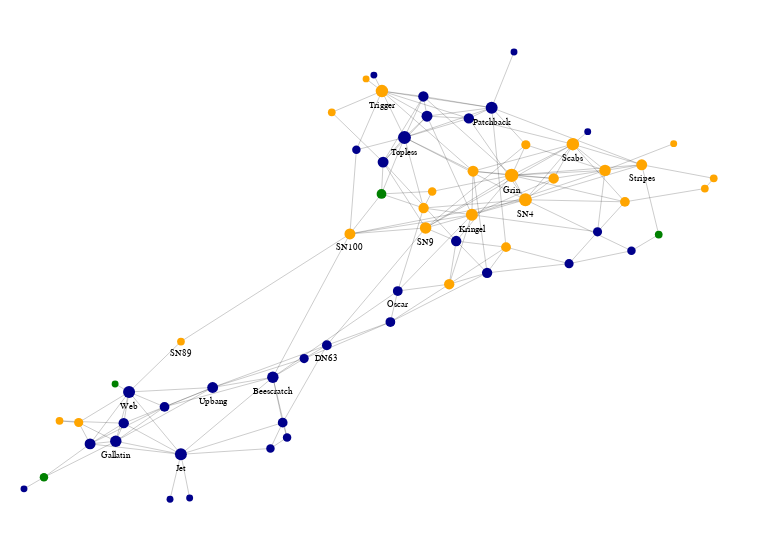

Source (notebook cell):
### Markdown cell above
Plot the network, using
- degree centrality to size the nodes
- sex for node colour, noting that sex was not known for 4 individuals
- selective labelling based on high centrality scores
- non-default text font

### Code cell
alph(
    G,
    layout_fn=lambda g: 
        layout.force_atlas(g, strongGravityMode=False, gravity=2, seed=33
    ),
    node_args=dict(
        size=alt.Size(
            "degree_centrality", scale=alt.Scale(domain=[0,0.5], range=[6**2, 20**2]), legend=None
        ),
        fill=alt.Color(
            "sex", scale=alt.Scale(domain=["M", "F", "U"], range=["darkblue", "orange", "green"]), legend=None
        ),
        tooltip_attrs=["label", "sex"],
        label_attr=alt.condition(
            (alt.datum.degree_centrality > 0.14) | (alt.datum.betweenness_centrality > 0.05),
            "label",
            alt.value("")
        ),
        label_offset=8,
        label_size=9,
    ),
    edge_args=dict(
        color="black",
        opacity=0.4,
        strokeWidth=alt.value(0.5),
    ),
).configure_view(
    stroke="transparent"
).configure_text(
    font="Verdana, Sans"
).properties(
    width=720, height=500, padding=20
)

### Figure 1 — Vega-Lite specification as saved in the notebook (floating-point values rounded to 4 significant figures; data arrays with more than 128 entries replaced by an {"elided": "..."} marker saying what was removed)
{"$schema": "https://vega.github.io/schema/vega-lite/v4.17.0.json", "config": {"text": {"font": "Verdana, Sans"}, "view": {"continuousHeight": 300, "continuousWidth": 400, "stroke": "transparent"}}, "datasets": {"data-5fa9cd9eb60a369b54a130b950e9d02f": {"elided": "318 records"}, "data-ae4ea019c4c04f969e9e65c77e663cb5": [{"__node_r": 5.187, "__node_size": 107.6, "__y_label": 265.8, "betweenness_centrality": 0.01908, "degree_centrality": 0.09836, "label": "Beak", "sex": "M", "x": 420.2, "y": 278.9}, {"__node_r": 5.733, "__node_size": 131.5, "__y_label": 129.0, "betweenness_centrality": 0.2133, "degree_centrality": 0.1311, "label": "Beescratch", "sex": "M", "x": 241.9, "y": 142.8}, {"__node_r": 4.575, "__node_size": 83.74, "__y_label": 243.8, "betweenness_centrality": 0.009073, "degree_centrality": 0.06557, "label": "Bumper", "sex": "M", "x": 529.9, "y": 256.3}, {"__node_r": 4.237, "__node_size": 71.8, "__y_label": 316.4, "betweenness_centrality": 0.002374, "degree_centrality": 0.04918, "label": "CCL", "sex": "F", "x": 396.8, "y": 328.6}, {"__node_r": 3.462, "__node_size": 47.93, "__y_label": 433.4, "betweenness_centrality": 0, "degree_centrality": 0.01639, "label": "Cross", "sex": "M", "x": 340.2, "y": 444.9}, {"__node_r": 4.575, "__node_size": 83.74, "__y_label": 84.88, "betweenness_centrality": 0.00438, "degree_centrality": 0.06557, "label": "DN16", "sex": "F", "x": 53.16, "y": 97.46}, {"__node_r": 5.187, "__node_size": 107.6, "__y_label": 83.63, "betweenness_centrality": 0.02937, "degree_centrality": 0.09836, "label": "DN21", "sex": "M", "x": 96.94, "y": 96.82}, {"__node_r": 4.891, "__node_size": 95.67, "__y_label": 161.9, "betweenness_centrality": 0.1182, "degree_centrality": 0.08197, "label": "DN63", "sex": "M", "x": 294.4, "y": 174.7}, {"__node_r": 5.187, "__node_size": 107.6, "__y_label": 298.8, "betweenness_centrality": 0.02237, "degree_centrality": 0.09836, "label": "Double", "sex": "F", "x": 388.5, "y": 312.0}, {"__node_r": 5.467, "__node_size": 119.5, "__y_label": 62.64, "betweenness_centrality": 0.02089, "degree_centrality": 0.1148, "label": "Feather", "sex": "M", "x": 64.24, "y": 76.1}, {"__node_r": 4.891, "__node_size": 95.67, "__y_label": 260.0, "betweenness_centrality": 0.01609, "degree_centrality": 0.08197, "label": "Fish", "sex": "F", "x": 468.6, "y": 272.8}, {"__node_r": 3.462, "__node_size": 47.93, "__y_label": 429.6, "betweenness_centrality": 0, "degree_centrality": 0.01639, "label": "Five", "sex": "F", "x": 332.6, "y": 441.1}, {"__node_r": 3.462, "__node_size": 47.93, "__y_label": 376.9, "betweenness_centrality": 0, "degree_centrality": 0.01639, "label": "Fork", "sex": "M", "x": 548.1, "y": 388.4}, {"__node_r": 5.733, "__node_size": 131.5, "__y_label": 65.02, "betweenness_centrality": 0.05285, "degree_centrality": 0.1311, "label": "Gallatin", "sex": "M", "x": 89.24, "y": 78.76}, {"__node_r": 6.694, "__node_size": 179.2, "__y_label": 330.0, "betweenness_centrality": 0.06197, "degree_centrality": 0.1967, "label": "Grin", "sex": "F", "x": 474.1, "y": 344.7}, {"__node_r": 5.467, "__node_size": 119.5, "__y_label": 344.4, "betweenness_centrality": 0.03329, "degree_centrality": 0.1148, "label": "Haecksel", "sex": "M", "x": 349.1, "y": 357.9}, {"__node_r": 5.187, "__node_size": 107.6, "__y_label": 328.4, "betweenness_centrality": 0.003305, "degree_centrality": 0.09836, "label": "Hook", "sex": "F", "x": 515.0, "y": 341.5}, {"__node_r": 5.988, "__node_size": 143.4, "__y_label": 51.7, "betweenness_centrality": 0.1143, "degree_centrality": 0.1475, "label": "Jet", "sex": "M", "x": 152.5, "y": 65.69}, {"__node_r": 5.467, "__node_size": 119.5, "__y_label": 390.4, "betweenness_centrality": 0.01485, "degree_centrality": 0.1148, "label": "Jonah", "sex": "M", "x": 391.8, "y": 403.8}, {"__node_r": 4.575, "__node_size": 83.74, "__y_label": 148.8, "betweenness_centrality": 0.01331, "degree_centrality": 0.06557, "label": "Knit", "sex": "M", "x": 272.4, "y": 161.4}, {"__node_r": 5.988, "__node_size": 143.4, "__y_label": 291.2, "betweenness_centrality": 0.1026, "degree_centrality": 0.1475, "label": "Kringel", "sex": "F", "x": 435.4, "y": 305.2}, {"__node_r": 5.187, "__node_size": 107.6, "__y_label": 388.4, "betweenness_centrality": 0.0127, "degree_centrality": 0.09836, "label": "MN105", "sex": "M", "x": 432.5, "y": 401.6}, {"__node_r": 3.462, "__node_size": 47.93, "__y_label": 9.35, "betweenness_centrality": 0, "degree_centrality": 0.01639, "label": "MN23", "sex": "M", "x": 142.0, "y": 20.81}, {"__node_r": 4.237, "__node_size": 71.8, "__y_label": 357.9, "betweenness_centrality": 0.04218, "degree_centrality": 0.04918, "label": "MN60", "sex": "M", "x": 323.2, "y": 370.2}, {"__node_r": 5.187, "__node_size": 107.6, "__y_label": 410.4, "betweenness_centrality": 0.007383, "degree_centrality": 0.09836, "label": "MN83", "sex": "M", "x": 388.3, "y": 423.6}, {"__node_r": 4.237, "__node_size": 71.8, "__y_label": 59.26, "betweenness_centrality": 0.001644, "degree_centrality": 0.04918, "label": "Mus", "sex": "M", "x": 239.6, "y": 71.5}, {"__node_r": 4.237, "__node_size": 71.8, "__y_label": 70.36, "betweenness_centrality": 0.004362, "degree_centrality": 0.04918, "label": "Notch", "sex": "M", "x": 255.8, "y": 82.59}, {"__node_r": 4.891, "__node_size": 95.67, "__y_label": 84.45, "betweenness_centrality": 0.02924, "degree_centrality": 0.08197, "label": "Number1", "sex": "M", "x": 251.5, "y": 97.35}, {"__node_r": 4.891, "__node_size": 95.67, "__y_label": 216.1, "betweenness_centrality": 0.06676, "degree_centrality": 0.08197, "label": "Oscar", "sex": "M", "x": 363.4, "y": 229.0}, {"__node_r": 5.988, "__node_size": 143.4, "__y_label": 398.3, "betweenness_centrality": 0.06553, "degree_centrality": 0.1475, "label": "Patchback", "sex": "M", "x": 454.7, "y": 412.3}, {"__node_r": 4.891, "__node_size": 95.67, "__y_label": 185.1, "betweenness_centrality": 0.03305, "degree_centrality": 0.08197, "label": "PL", "sex": "M", "x": 356.2, "y": 198.0}, {"__node_r": 3.462, "__node_size": 47.93, "__y_label": 10.58, "betweenness_centrality": 0, "degree_centrality": 0.01639, "label": "Quasi", "sex": "M", "x": 161.1, "y": 22.04}, {"__node_r": 4.237, "__node_size": 71.8, "__y_label": 30.49, "betweenness_centrality": 0.03279, "degree_centrality": 0.04918, "label": "Ripplefluke", "sex": "U", "x": 19.39, "y": 42.72}, {"__node_r": 6.232, "__node_size": 155.3, "__y_label": 361.6, "betweenness_centrality": 0.05717, "degree_centrality": 0.1639, "label": "Scabs", "sex": "F", "x": 533.6, "y": 375.8}, {"__node_r": 4.891, "__node_size": 95.67, "__y_label": 305.3, "betweenness_centrality": 0.03269, "degree_centrality": 0.08197, "label": "Shmuddel", "sex": "F", "x": 584.2, "y": 318.2}, {"__node_r": 3.462, "__node_size": 47.93, "__y_label": 456.6, "betweenness_centrality": 0, "degree_centrality": 0.01639, "label": "SMN5", "sex": "M", "x": 476.4, "y": 468.0}, {"__node_r": 5.467, "__node_size": 119.5, "__y_label": 272.6, "betweenness_centrality": 0.2482, "degree_centrality": 0.1148, "label": "SN100", "sex": "F", "x": 316.9, "y": 286.1}, {"__node_r": 6.467, "__node_size": 167.3, "__y_label": 305.8, "betweenness_centrality": 0.1386, "degree_centrality": 0.1803, "label": "SN4", "sex": "F", "x": 487.5, "y": 320.3}, {"__node_r": 5.733, "__node_size": 131.5, "__y_label": 335.9, "betweenness_centrality": 0.04535, "degree_centrality": 0.1311, "label": "SN63", "sex": "F", "x": 564.9, "y": 349.6}, {"__node_r": 3.869, "__node_size": 59.87, "__y_label": 166.6, "betweenness_centrality": 0.07052, "degree_centrality": 0.03279, "label": "SN89", "sex": "F", "x": 152.6, "y": 178.5}, {"__node_r": 5.733, "__node_size": 131.5, "__y_label": 278.4, "betweenness_centrality": 0.1431, "degree_centrality": 0.1311, "label": "SN9", "sex": "F", "x": 390.5, "y": 292.1}, {"__node_r": 4.891, "__node_size": 95.67, "__y_label": 100.2, "betweenness_centrality": 0.02325, "degree_centrality": 0.08197, "label": "SN90", "sex": "M", "x": 136.6, "y": 113.1}, {"__node_r": 5.187, "__node_size": 107.6, "__y_label": 233.9, "betweenness_centrality": 0.02916, "degree_centrality": 0.09836, "label": "SN96", "sex": "M", "x": 450.2, "y": 247.1}, {"__node_r": 5.467, "__node_size": 119.5, "__y_label": 341.8, "betweenness_centrality": 0.06283, "degree_centrality": 0.1148, "label": "Stripes", "sex": "F", "x": 600.6, "y": 355.2}, {"__node_r": 4.575, "__node_size": 83.74, "__y_label": 275.6, "betweenness_centrality": 0.01204, "degree_centrality": 0.06557, "label": "Thumper", "sex": "M", "x": 557.6, "y": 288.1}, {"__node_r": 6.467, "__node_size": 167.3, "__y_label": 368.0, "betweenness_centrality": 0.04067, "degree_centrality": 0.1803, "label": "Topless", "sex": "M", "x": 369.9, "y": 382.5}, {"__node_r": 3.869, "__node_size": 59.87, "__y_label": 329.8, "betweenness_centrality": 0.003008, "degree_centrality": 0.03279, "label": "TR120", "sex": "F", "x": 670.6, "y": 341.7}, {"__node_r": 5.187, "__node_size": 107.6, "__y_label": 222.6, "betweenness_centrality": 0.0232, "degree_centrality": 0.09836, "label": "TR77", "sex": "F", "x": 413.4, "y": 235.8}, {"__node_r": 3.462, "__node_size": 47.93, "__y_label": 124.6, "betweenness_centrality": 0, "degree_centrality": 0.01639, "label": "TR82", "sex": "U", "x": 88.58, "y": 136.1}, {"__node_r": 3.869, "__node_size": 59.87, "__y_label": 319.6, "betweenness_centrality": 0.000929, "degree_centrality": 0.03279, "label": "TR88", "sex": "F", "x": 661.9, "y": 331.5}, {"__node_r": 5.467, "__node_size": 119.5, "__y_label": 335.3, "betweenness_centrality": 0.03341, "degree_centrality": 0.1148, "label": "TR99", "sex": "F", "x": 436.6, "y": 348.8}, {"__node_r": 6.232, "__node_size": 155.3, "__y_label": 414.7, "betweenness_centrality": 0.08468, "degree_centrality": 0.1639, "label": "Trigger", "sex": "F", "x": 348.0, "y": 428.9}, {"__node_r": 4.575, "__node_size": 83.74, "__y_label": 362.6, "betweenness_centrality": 0.01923, "degree_centrality": 0.06557, "label": "TSN103", "sex": "F", "x": 487.9, "y": 375.2}, {"__node_r": 3.869, "__node_size": 59.87, "__y_label": 273.6, "betweenness_centrality": 0.001193, "degree_centrality": 0.03279, "label": "TSN83", "sex": "U", "x": 617.1, "y": 285.4}, {"__node_r": 5.467, "__node_size": 119.5, "__y_label": 119.0, "betweenness_centrality": 0.09912, "degree_centrality": 0.1148, "label": "Upbang", "sex": "M", "x": 183.4, "y": 132.5}, {"__node_r": 3.869, "__node_size": 59.87, "__y_label": 395.8, "betweenness_centrality": 0.0008775, "degree_centrality": 0.03279, "label": "Vau", "sex": "F", "x": 299.2, "y": 407.6}, {"__node_r": 3.869, "__node_size": 59.87, "__y_label": 87.27, "betweenness_centrality": 0.0001366, "degree_centrality": 0.03279, "label": "Wave", "sex": "F", "x": 34.53, "y": 99.13}, {"__node_r": 5.988, "__node_size": 143.4, "__y_label": 114.0, "betweenness_centrality": 0.0842, "degree_centrality": 0.1475, "label": "Web", "sex": "M", "x": 102.1, "y": 128.0}, {"__node_r": 3.462, "__node_size": 47.93, "__y_label": 364.9, "betweenness_centrality": 0, "degree_centrality": 0.01639, "label": "Whitetip", "sex": "F", "x": 631.7, "y": 376.4}, {"__node_r": 4.891, "__node_size": 95.67, "__y_label": 313.2, "betweenness_centrality": 0.02033, "degree_centrality": 0.08197, "label": "Zap", "sex": "U", "x": 347.6, "y": 326.1}, {"__node_r": 3.462, "__node_size": 47.93, "__y_label": 19.69, "betweenness_centrality": 0, "degree_centrality": 0.01639, "label": "Zig", "sex": "M", "x": 0, "y": 31.15}, {"__node_r": 4.237, "__node_size": 71.8, "__y_label": 257.0, "betweenness_centrality": 0.01419, "degree_centrality": 0.04918, "label": "Zipfel", "sex": "M", "x": 590.6, "y": 269.2}]}, "height": 500, "layer": [{"data": {"name": "data-5fa9cd9eb60a369b54a130b950e9d02f"}, "encoding": {"color": {"value": "black"}, "detail": {"field": "edge", "type": "quantitative"}, "opacity": {"value": 0.4}, "strokeWidth": {"value": 0.5}, "x": {"axis": {"domain": false, "grid": false, "labels": false, "ticks": false, "title": ""}, "field": "x", "type": "quantitative"}, "y": {"axis": {"domain": false, "grid": false, "labels": false, "ticks": false, "title": ""}, "field": "y", "type": "quantitative"}}, "mark": "line"}, {"data": {"name": "data-ae4ea019c4c04f969e9e65c77e663cb5"}, "layer": [{"encoding": {"fill": {"field": "sex", "legend": null, "scale": {"domain": ["M", "F", "U"], "range": ["darkblue", "orange", "green"]}, "type": "nominal"}, "opacity": {"value": 1}, "size": {"field": "degree_centrality", "legend": null, "scale": {"domain": [0, 0.5], "range": [36, 400]}, "type": "quantitative"}, "stroke": {"value": "#565656"}, "strokeWidth": {"value": 0}, "tooltip": [{"field": "label", "type": "nominal"}, {"field": "sex", "type": "nominal"}], "x": {"axis": {"domain": false, "grid": false, "labels": false, "ticks": false, "title": ""}, "field": "x", "type": "quantitative"}, "y": {"axis": {"domain": false, "grid": false, "labels": false, "ticks": false, "title": ""}, "field": "y", "type": "quantitative"}}, "mark": "circle"}, {"encoding": {"text": {"condition": {"field": "label", "test": "((datum.degree_centrality > 0.14) || (datum.betweenness_centrality > 0.05))", "type": "nominal"}, "value": ""}, "x": {"axis": {"domain": false, "grid": false, "labels": false, "ticks": false, "title": ""}, "field": "x", "type": "quantitative"}, "y": {"axis": {"domain": false, "grid": false, "labels": false, "ticks": false, "title": ""}, "field": "__y_label", "type": "quantitative"}}, "mark": {"align": "center", "baseline": "middle", "color": "black", "size": 9, "type": "text"}}]}], "padding": 20, "resolve": {"scale": {"color": "independent", "fill": "independent", "opacity": "independent", "size": "independent", "strokeWidth": "independent"}}, "width": 720}
